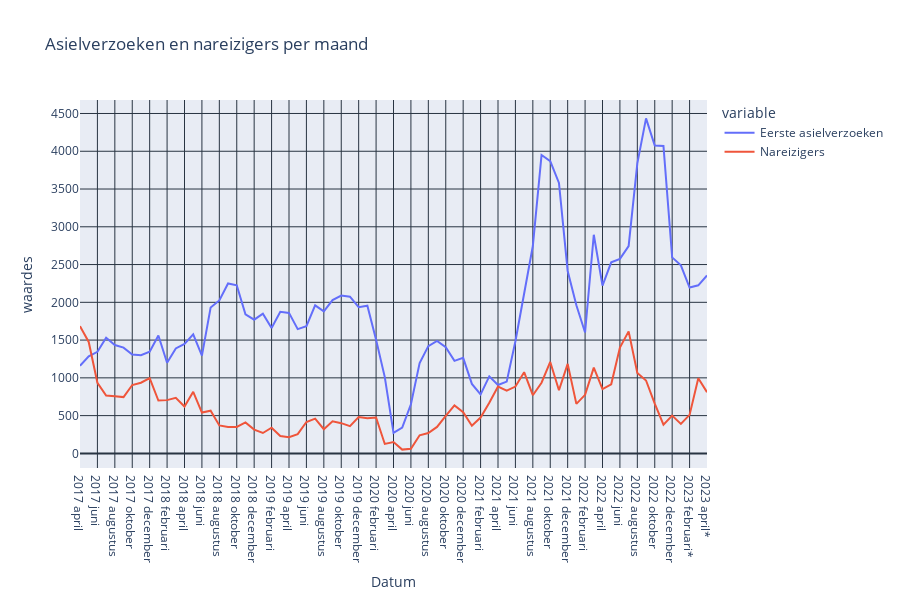

This figure's notebook cell:
### Markdown cell above
## Plot data

We set the repository in a way that you can use [Plotly](https://plotly.com/python/) for interactive visualizations.
For more information, check [this documentation](https://jupyterbook.org/en/stable/interactive/interactive.html).

### Code cell
fig = px.line(data, x='Datum', y=['Eerste asielverzoeken', 'Nareizigers'],
              title='Asielverzoeken en nareizigers per maand')

fig.update_layout(
    xaxis=dict(
        type='-',
        color='rgb(42,63,95)'
    ),
    yaxis=dict(
        type='linear',
        color='rgb(42,63,95)',
        title=dict(
        text='waardes',
        font=dict(
            color='rgb(42,63,95)'
        ),

    ),

    ),
    paper_bgcolor='white',
    plot_bgcolor='#e8ecf4',
    title=dict(
        text='Asielverzoeken en nareizigers per maand',
        font=dict(
            color='rgb(42,63,95)'
        )
    ),
    showlegend=True,
    height=600,
legend=dict(
        font=dict(
            color='rgb(42,63,95)'
        ),
        bgcolor='white',
    ))

fig.show()

#Belanrijk!!: Generatieve Kunstmatige intelligentie (KI) (ChatGPT met GPT 3.5) was gebruikt voor het creëren van deze opdracht. Met als doel het genereren van nieuwe, en het verbeteren van bestaande code. Zie de promps en terug gekregen antwoorden in de appendix

### Figure 1 — Plotly figure (JSON) as saved in the notebook; plotly's stock layout.template omitted (floating-point values rounded to 4 significant figures)
{"data": [{"hovertemplate": "variable=Eerste asielverzoeken<br>Datum=%{x}<br>value=%{y}<extra></extra>", "legendgroup": "Eerste asielverzoeken", "line": {"color": "#636efa", "dash": "solid"}, "marker": {"symbol": "circle"}, "mode": "lines", "name": "Eerste asielverzoeken", "orientation": "v", "showlegend": true, "type": "scatter", "x": ["2017 april", "2017 mei", "2017 juni", "2017 juli", "2017 augustus", "2017 september", "2017 oktober", "2017 november", "2017 december", "2018 januari", "2018 februari", "2018 maart", "2018 april", "2018 mei", "2018 juni", "2018 juli", "2018 augustus", "2018 september", "2018 oktober", "2018 november", "2018 december", "2019 januari", "2019 februari", "2019 maart", "2019 april", "2019 mei", "2019 juni", "2019 juli", "2019 augustus", "2019 september", "2019 oktober", "2019 november", "2019 december", "2020 januari", "2020 februari", "2020 maart", "2020 april", "2020 mei", "2020 juni", "2020 juli", "2020 augustus", "2020 september", "2020 oktober", "2020 november", "2020 december", "2021 januari", "2021 februari", "2021 maart", "2021 april", "2021 mei", "2021 juni", "2021 juli", "2021 augustus", "2021 september", "2021 oktober", "2021 november", "2021 december", "2022 januari", "2022 februari", "2022 maart", "2022 april", "2022 mei", "2022 juni", "2022 juli", "2022 augustus", "2022 september", "2022 oktober", "2022 november", "2022 december", "2023 januari*", "2023 februari*", "2023 maart*", "2023 april*"], "xaxis": "x", "y": ["1,160", "1,285", "1,345", "1,530", "1,435", "1,400", "1,310", "1,300", "1,345", "1,560", "1,200", "1,390", "1,450", "1,575", "1,295", "1,930", "2,025", "2,250", "2,225", "1,840", "1,770", "1,850", "1,660", "1,875", "1,860", "1,645", "1,685", "1,960", "1,880", "2,030", "2,090", "2,075", "1,935", "1,955", "1,505", "1,010", "0,270", "0,340", "0,650", "1,195", "1,420", "1,490", "1,405", "1,225", "1,265", "0,920", "0,780", "1,020", "0,905", "0,950", "1,485", "2,120", "2,745", "3,950", "3,870", "3,580", "2,415", "1,960", "1,600", "2,895", "2,220", "2,530", "2,575", "2,745", "3,840", "4,435", "4,075", "4,070", "2,595", "2,490", "2,195", "2,225", "2,355"], "yaxis": "y"}, {"hovertemplate": "variable=Nareizigers<br>Datum=%{x}<br>value=%{y}<extra></extra>", "legendgroup": "Nareizigers", "line": {"color": "#EF553B", "dash": "solid"}, "marker": {"symbol": "circle"}, "mode": "lines", "name": "Nareizigers", "orientation": "v", "showlegend": true, "type": "scatter", "x": ["2017 april", "2017 mei", "2017 juni", "2017 juli", "2017 augustus", "2017 september", "2017 oktober", "2017 november", "2017 december", "2018 januari", "2018 februari", "2018 maart", "2018 april", "2018 mei", "2018 juni", "2018 juli", "2018 augustus", "2018 september", "2018 oktober", "2018 november", "2018 december", "2019 januari", "2019 februari", "2019 maart", "2019 april", "2019 mei", "2019 juni", "2019 juli", "2019 augustus", "2019 september", "2019 oktober", "2019 november", "2019 december", "2020 januari", "2020 februari", "2020 maart", "2020 april", "2020 mei", "2020 juni", "2020 juli", "2020 augustus", "2020 september", "2020 oktober", "2020 november", "2020 december", "2021 januari", "2021 februari", "2021 maart", "2021 april", "2021 mei", "2021 juni", "2021 juli", "2021 augustus", "2021 september", "2021 oktober", "2021 november", "2021 december", "2022 januari", "2022 februari", "2022 maart", "2022 april", "2022 mei", "2022 juni", "2022 juli", "2022 augustus", "2022 september", "2022 oktober", "2022 november", "2022 december", "2023 januari*", "2023 februari*", "2023 maart*", "2023 april*"], "xaxis": "x", "y": ["1,685", "1,475", "0,935", "0,765", "0,755", "0,745", "0,905", "0,935", "0,995", "0,700", "0,705", "0,735", "0,620", "0,815", "0,540", "0,565", "0,370", "0,350", "0,350", "0,410", "0,315", "0,270", "0,340", "0,230", "0,215", "0,255", "0,415", "0,460", "0,320", "0,425", "0,400", "0,360", "0,480", "0,465", "0,475", "0,125", "0,150", "0,050", "0,060", "0,240", "0,270", "0,350", "0,495", "0,635", "0,545", "0,365", "0,475", "0,670", "0,885", "0,830", "0,885", "1,075", "0,770", "0,935", "1,210", "0,835", "1,185", "0,655", "0,775", "1,135", "0,850", "0,915", "1,400", "1,615", "1,065", "0,965", "0,660", "0,380", "0,500", "0,390", "0,510", "0,995", "0,810"], "yaxis": "y"}], "layout": {"height": 600, "legend": {"bgcolor": "white", "font": {"color": "rgb(42,63,95)"}, "title": {"text": "variable"}, "tracegroupgap": 0}, "paper_bgcolor": "white", "plot_bgcolor": "#e8ecf4", "showlegend": true, "title": {"font": {"color": "rgb(42,63,95)"}, "text": "Asielverzoeken en nareizigers per maand"}, "xaxis": {"anchor": "y", "color": "rgb(42,63,95)", "domain": [0, 1], "title": {"text": "Datum"}, "type": "-"}, "yaxis": {"anchor": "x", "color": "rgb(42,63,95)", "domain": [0, 1], "title": {"font": {"color": "rgb(42,63,95)"}, "text": "waardes"}, "type": "linear"}}}
